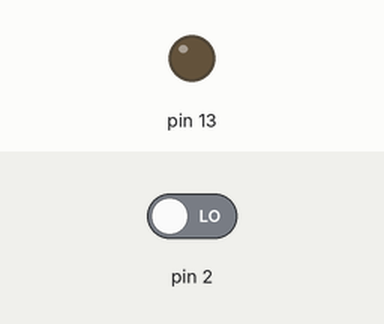
This sketch was run on a simulated Arduino Uno, built with avr-gcc and run on an emulated ATmega328P. On the bench: output pins drawn as LEDs (lit = HIGH). Inputs (shaded band) come from the test bench; at power-on: pin 2 LOW. What the sketch prints to the serial monitor is not drawn.

Above: at 1.2 s.
1.3 s: pin 2 driven HIGH
At 2.1 s:
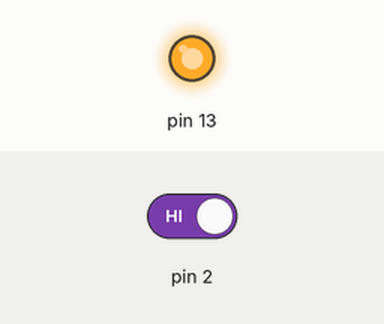
2.8 s: pin 2 driven LOW
At 3.3 s:
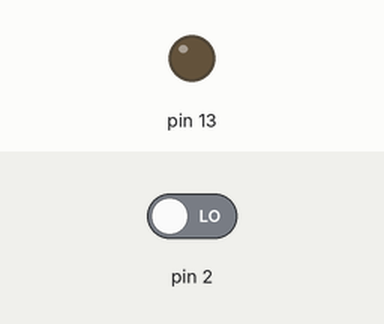
Timing chart, 0 to 5.8 s (numbered marks = the images above; inputs shaded):
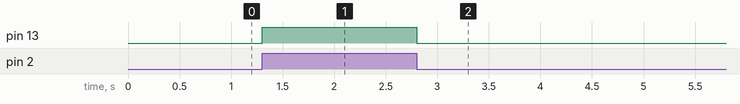

The sketch:

HelloReceiver2.ino
```cpp
// Receiver hooked to pin 2. LED on 13 ganged to pin 2's value.

#include <Wire.h>

void setup()
{
    Serial.begin(9600);	// Debugging only
    Serial.println("setup");

    pinMode(2, INPUT);
    pinMode(13, OUTPUT);
}

void loop()
{
    digitalWrite(13, digitalRead(2));
}
```

Measured:
- after the input at 1.3 s, pin 13: LOW → HIGH at once
- after the input at 2.8 s, pin 13: HIGH → LOW at once
